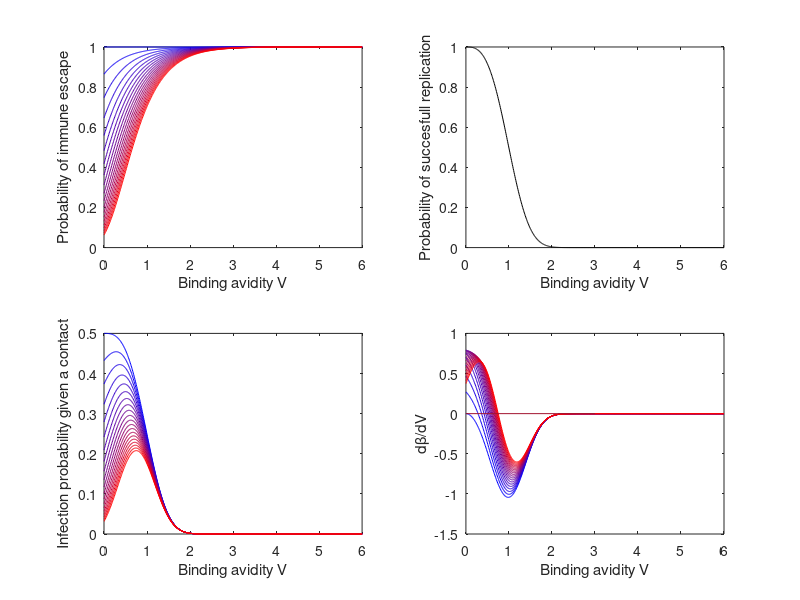

This figure's MATLAB source:
%Subplot1 f(k,V)
%Subplot2 g(V) = exp(-a*V.^b)
%Subplot3 Beta(k,V)
%Subplot4 dBeta(k,V)/dV
%Author: Hsiang-Yu Yuan
%1st version: Jul 16, 2012
%Rho = f x g
%2nd verison: Aug 01, 2013
%Rho = 1 - R0^-1
%R0 = f x g x n

%Binding avidity range
V = 0:0.01:6;

%Transmission parameters
p = 2;
r = 1;
b = 3;
a = 0.7;
c = 0.5; % contact rate
nv = 8; % average copies number of each virion

%Epidemiological parameters
mu_val = 1/(70*365.25); %lifespan = 70y
gamma_val=1/5; %infecious period should change to 5d


Trans_array = []; %Array of probability of evasion by immune system
Trans_Pr_array = [];


N_Reinfect = 20; 
%colorm = {[1 1 0];[1 0 1];[0 1 1];[1 0 0];[0 1 0];[0 0 1];[0 0 0]}; 
%
for i=1:N_Reinfect;
colorm(i) = {((N_Reinfect-i)./(N_Reinfect-1))*[0 0 1]+((i-1)./(N_Reinfect-1))*[1 0 0]}; 
end
for k = 0:N_Reinfect-1
%for k=1:20:21;   
   P_Ab = exp(-p*(V+1));
   
   %%%P_Trans: f(k,V)
   %%%P_Trans_Pr: f'(k,V)
   P_Trans = (1-P_Ab).^(r*k); 
   if k>=1
       P_Trans_Pr = r*k*p.*((1-P_Ab).^(r*k-1)).*(P_Ab);
   elseif k == 0
       P_Trans_Pr = zeros(1,length(V));
   end
   subplot(2,2,1); plot(V,P_Trans,'color',cell2mat(colorm(k+1))); hold on;
   Trans_array(k+1,:) = P_Trans;
   Trans_Pr_array(k+1,:) = P_Trans_Pr;
end
subplot(2,2,1); xlabel('Binding avidity V'); ylabel('Probability of immune escape');

Trans_array;

%%%P_Rep: g(V)
%%%P_Rep_Pr: g'(V)
P_Rep = exp(-a*V.^b);
P_Rep_Pr = -a*b*exp(-a*V.^b).*(V.^(b-1));
subplot(2,2,2); plot(V, P_Rep,'color',[0 0 0]); hold on;
%subplot(3,2,4); plot(B, P_Rep_Pr); hold on;
subplot(2,2,2); xlabel('Binding avidity V'); ylabel('Probability of succesfull replication')
B_Pr_array = [];

for i=1:length(Trans_Pr_array(:,1))
%R0 = f(k,V)g(V)n
%rho = 1 - 1/R0
%beta = c x rho
%R0_Trans = Trans_array(i,:).*P_Rep.*nv;
%Rho_Trans = 1 - R0_Trans.^-1;
%Rho_Trans(find(Rho_Trans<0))=0;
%B_Trans = c.*Rho_Trans;
%subplot(2,2,3); plot(V,Rho_Trans,'color',cell2mat(colorm(i))); hold on;

B_Trans = c.*Trans_array(i,:).*P_Rep;
%R0_Trans = c.*Trans_array(i,:).*P_Rep/(mu_val+gamma_val);
subplot(2,2,3); plot(V,B_Trans,'color',cell2mat(colorm(i))); hold on;
%B_Pr: f'(k,V)g(V) + f(k,V)g'(V);
B_Pr = Trans_Pr_array(i,:).*P_Rep + Trans_array(i,:).*P_Rep_Pr;
B_Pr_array(i,:) = B_Pr;

subplot(2,2,4); plot(V,B_Pr,'color',cell2mat(colorm(i))); hold on;
end
subplot(2,2,3); xlabel('Binding avidity V'); ylabel('Infection probability given a contact')
subplot(2,2,4); xlabel('Binding avidity V'); ylabel('d\beta/dV');
line([0; 3],[0; 0]);
B_Pr_array;
   
   
R0_S0= c.*Trans_array(1,:).*P_Rep/(mu_val+gamma_val);
R0_S0(1,1)

